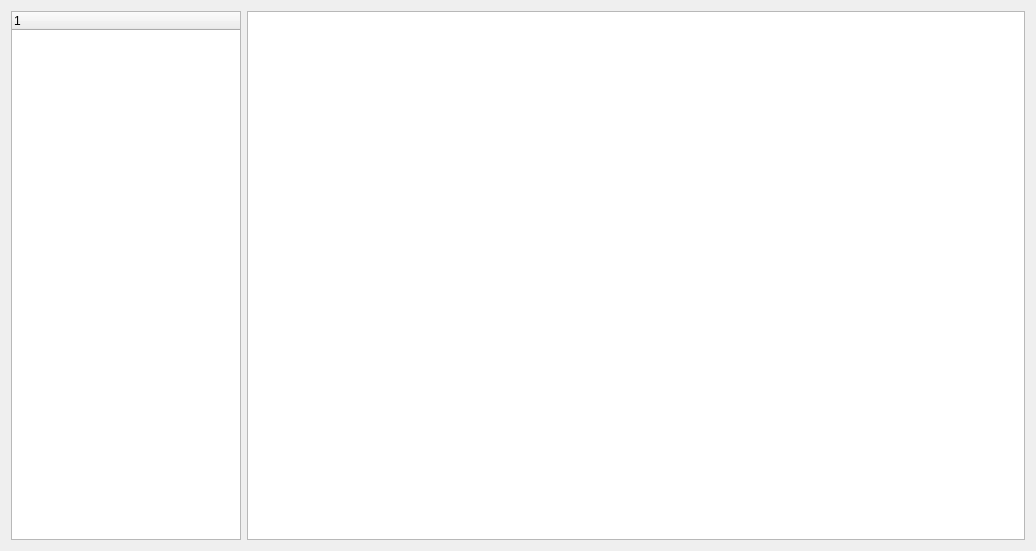
<?xml version="1.0" encoding="UTF-8"?>
<ui version="4.0">
 <class>SystemUi</class>
 <widget class="QWidget" name="SystemUi">
  <property name="geometry">
   <rect>
    <x>0</x>
    <y>0</y>
    <width>1036</width>
    <height>551</height>
   </rect>
  </property>
  <property name="windowTitle">
   <string>Form</string>
  </property>
  <layout class="QHBoxLayout" name="horizontalLayout">
   <item>
    <widget class="QTreeWidget" name="treeWidget">
     <property name="maximumSize">
      <size>
       <width>230</width>
       <height>16777215</height>
      </size>
     </property>
     <column>
      <property name="text">
       <string notr="true">1</string>
      </property>
     </column>
    </widget>
   </item>
   <item>
    <widget class="QListWidget" name="listWidget"/>
   </item>
  </layout>
 </widget>
 <resources/>
 <connections/>
</ui>
